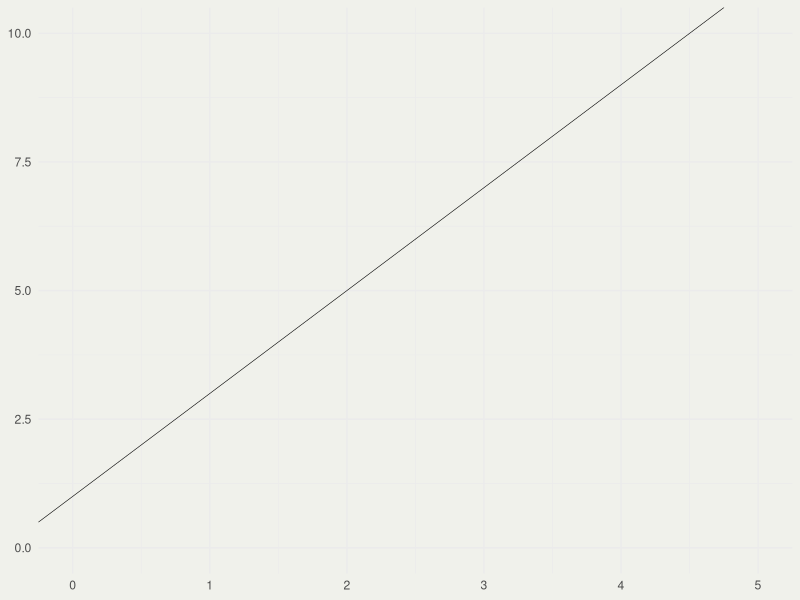
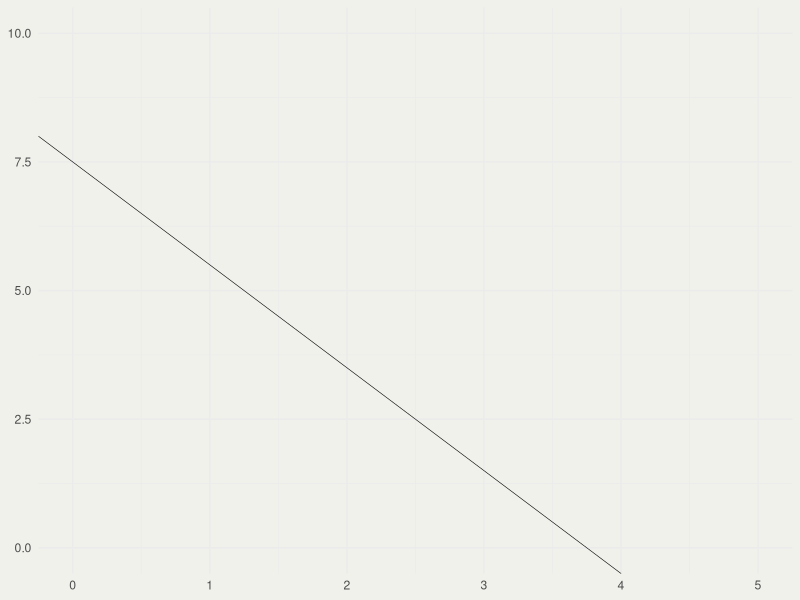
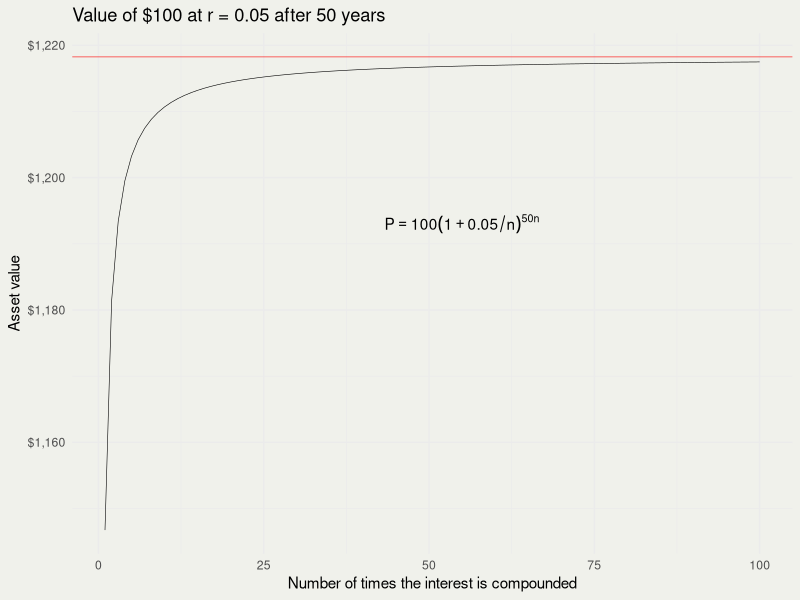
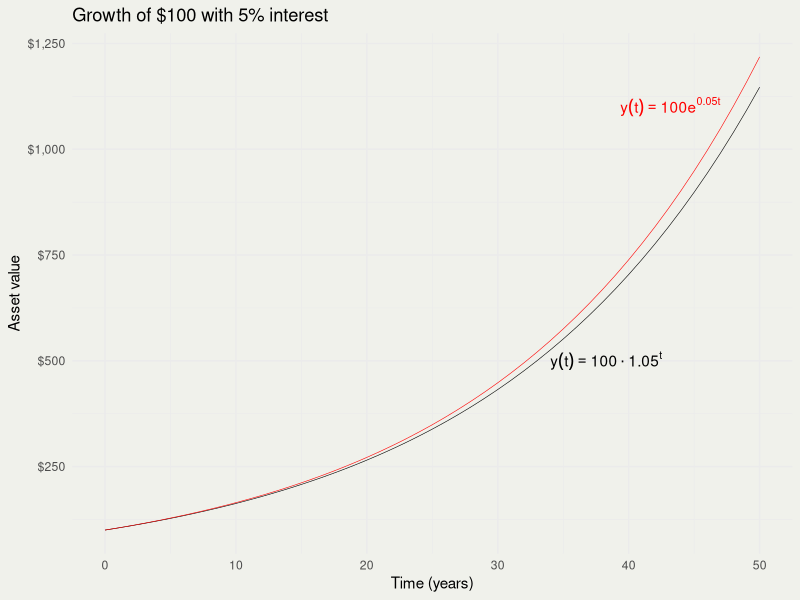
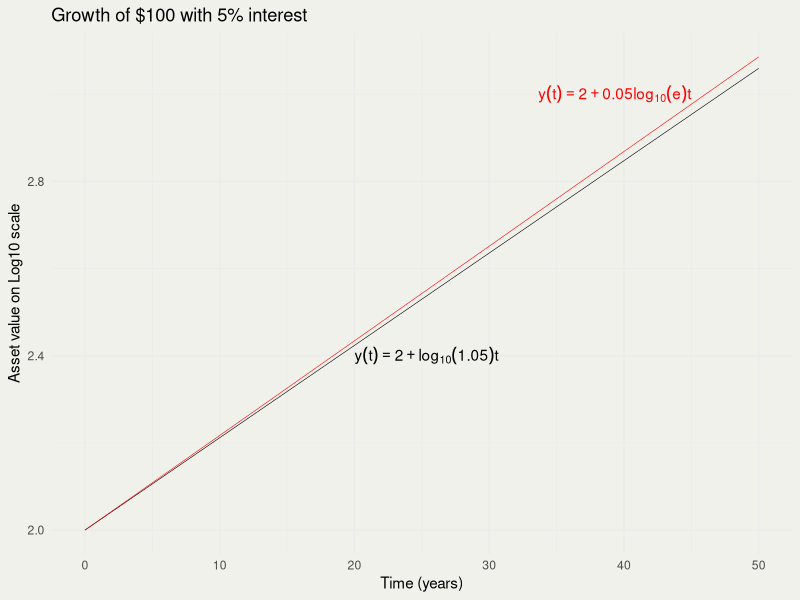
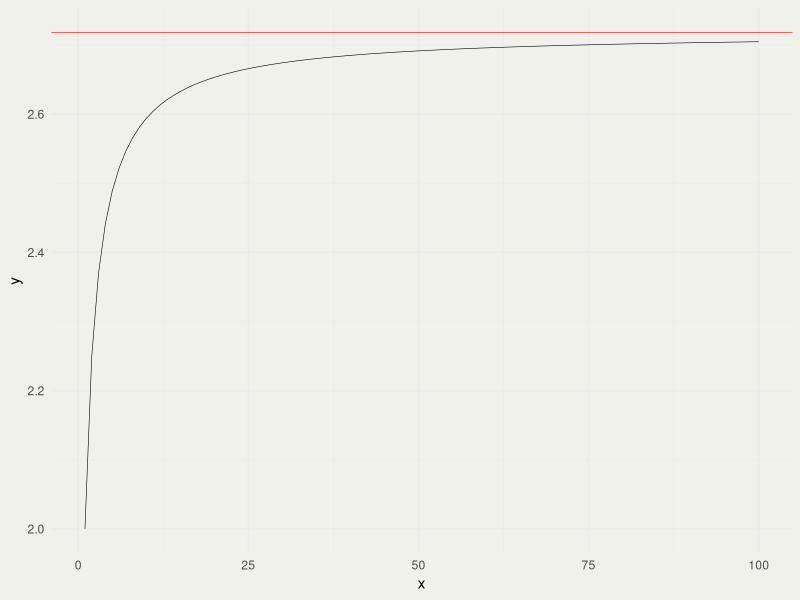
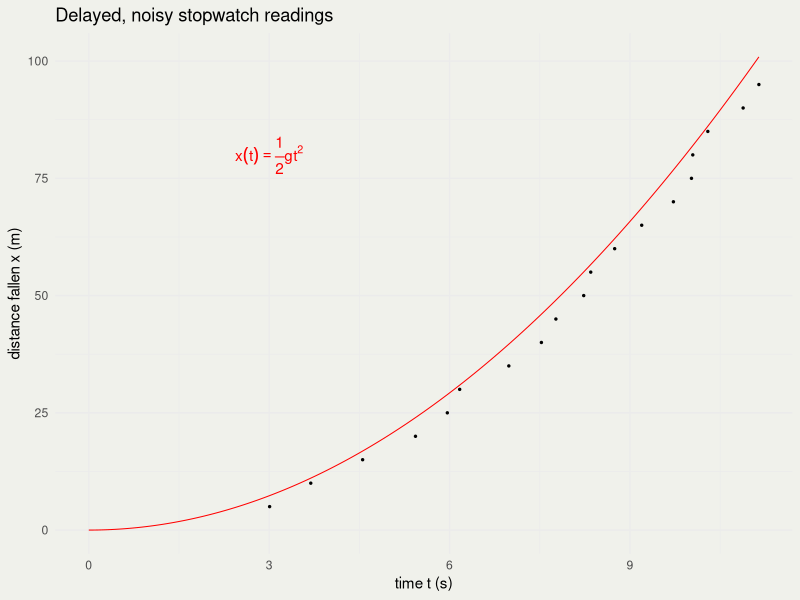
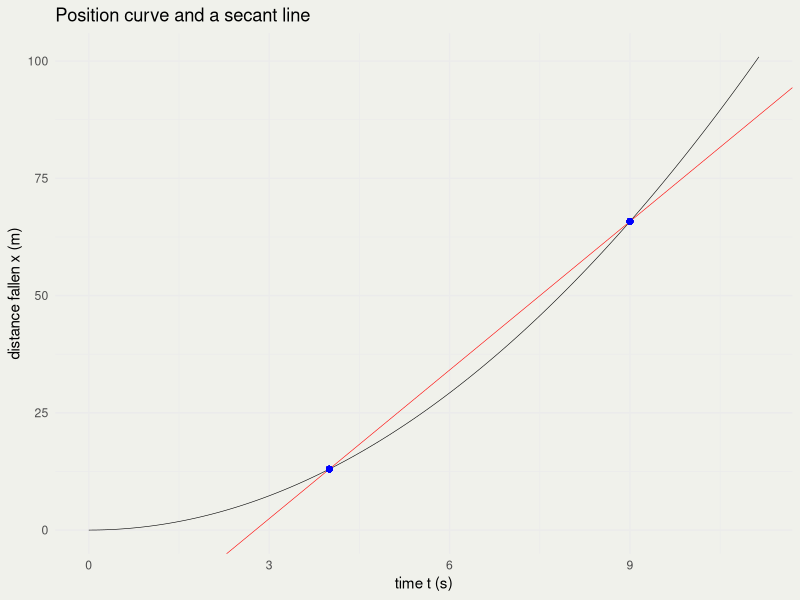

The R source for these figures, in order:
## ---- chunk 1
#| fig-width: 3
#| fig-height: 3
library(ggplot2)
thm <-
  theme_minimal() + theme(
    panel.background = element_rect(fill = "#f0f1eb", color = "#f0f1eb"),
    plot.background = element_rect(fill = "#f0f1eb", color = "#f0f1eb")
  )
theme_set(thm)

p <- ggplot() + xlim(0, 5) + ylim(0, 10)
p + geom_abline(slope = 2, intercept = 1, linewidth = 0.2)
## ---- chunk 2
#| fig-width: 3
#| fig-height: 3

p <- ggplot() + xlim(0, 5) + ylim(0, 10)
p + geom_abline(slope = -2, intercept = 7.5, linewidth = 0.2)
## ---- chunk 3
#| fig-width: 6
#| fig-height: 5
#| fig-align: center

rate <- 0.05
P <- 100
n_comp <- 1:100

Pn <- function(n, A, r, t) A * (1 + r/n)^(t*n)
Pe <- function(A, r, t) A * exp(r * t)

pn <- Pn(n = n_comp, A = P, r = rate, t = 50)
pe <- Pe(A = P, r = rate, t = 50)

d <- data.frame(n_comp, pn)
p <- ggplot(d, aes(n_comp, pn))
p + geom_line(linewidth = 0.2) +
  geom_hline(yintercept = pe, color = 'red', linewidth = 0.2) +
  xlab("Number of times the interest is compounded") +
  ylab("Asset value") +
  ggtitle("Value of $100 at r = 0.05 after 50 years") +
  scale_y_continuous(labels = scales::dollar_format()) +
  annotate("text", 55, 1193,
           label = "P == 100 (1 + 0.05/n)^{50*n}", parse = TRUE)
#  annotate("text",  50, 1200,
#           label = "y(t) == 100 * e ^ {50*r}", parse = TRUE, color = 'red')
## ---- chunk 4
#| fig-width: 4.5
#| fig-height: 4.5
#| fig-align: center

time <- 0:50
p1 <- Pn(n = 1, A = P, r = rate, t = time)
pe <- Pe(A = P, r = rate, t = time)

p <- ggplot(data.frame(time, p1, pe), aes(time, p1))
p + geom_line(linewidth = 0.2) +
  geom_line(aes(y = pe), linewidth = 0.2, color = 'red') +
  scale_y_continuous(labels = scales::dollar_format()) +
  xlab("Time (years)") + ylab("Asset value") +
  ggtitle("Growth of $100 with 5% interest") +
  annotate("text", 34, 5e2,
           label = "y(t) == 100 %.% 1.05^t", parse = TRUE, hjust = 0) +
  annotate("text", 47, 11e2,
           label = "y(t) == 100 * e^{0.05*t}", parse = TRUE,
           color = 'red', hjust = 1)
## ---- chunk 5
#| fig-width: 4.5
#| fig-height: 4.5
#| fig-align: center

p <- ggplot(data.frame(time, p1 = log10(p1), pe = log10(pe)), aes(time, p1))
p + geom_line(linewidth = 0.2) +
  geom_line(aes(y = pe), linewidth = 0.2, color = 'red') +
  xlab("Time (years)") + ylab("Asset value on Log10 scale") +
  ggtitle("Growth of $100 with 5% interest") +
  annotate("text", 20, 2.4,
           label = "y(t) == 2 + log[10](1.05) * t",
           parse = TRUE, hjust = 0) +
  annotate("text", 45, 3,
           label = "y(t) == 2 + 0.05 * log[10](e) * t",
           parse = TRUE, color = 'red', hjust = 1)
## ---- chunk 6
#| fig-width: 5
#| fig-height: 3
#| fig-align: center
f <- function(m) (1 + 1/m)^m
x <- 1:100
y <- f(x)
p <- ggplot(data.frame(x, y), aes(x, y))
p + geom_line(linewidth = 0.2) +
  geom_hline(yintercept = exp(1), color = 'red', linewidth = 0.2)
## ---- chunk 7
#| echo: true
2^7 * 2^8 == 2^(7 + 8)
## ---- chunk 8
#| echo: true
2^7 / 2^8 == 2^(7 - 8)
## ---- chunk 9
#| echo: true
(2^7)^8 == 2^(7*8)
## ---- chunk 10
#| echo: true
(2*3)^7 == 2^7 * 3^7
## ---- chunk 11
#| echo: true
isTRUE(all.equal(2^4 / 3^4, (2/3)^4))
## ---- chunk 12
#| echo: true
softmax_unsafe <- function(x) exp(x) / sum(exp(x))

y_small <- 1:3
softmax_unsafe(y_small)

y_large <- c(1e3, 1e3 + 1, 1e3 + 2)
exp(y_large)
softmax_unsafe(y_large)
## ---- chunk 13
#| echo: true
LSE <- function(x) {
  m <- max(x)
  m + log(sum(exp(x - m)))
}

log_softmax <- function(x) x - LSE(x)
softmax <- function(x) exp(log_softmax(x))

softmax(y_small)
softmax(y_large)
sum(softmax(y_large))
## ---- chunk 14
#| fig-width: 4.8
#| fig-height: 4
#| fig-align: center

g_ref <- 1.625                      # accepted gravity on Earth's Moon, m/s^2
timing_delay <- 0.30                # seconds
timing_sd <- 0.16                   # seconds

x_marks <- seq(5, 95, by = 5)
t_true <- sqrt(2 * x_marks / g_ref)

set.seed(2003)
d <- data.frame(
  t = t_true + timing_delay + rnorm(length(x_marks), sd = timing_sd),
  x = x_marks
)

tt <- seq(0, max(d$t), length.out = 200)
sol <- data.frame(t = tt, x = 0.5 * g_ref * tt^2)

p <- ggplot(d, aes(t, x)) +
  geom_line(data = sol, color = 'red', linewidth = 0.35) +
  geom_point(size = 0.5) +
  annotate("text", 3, 80, label = "x(t) == frac(1, 2) * g * t^2",
           parse = TRUE, color = 'red') +
  xlab("time t (s)") + ylab("distance fallen x (m)") +
  ggtitle("Delayed, noisy stopwatch readings")
p
## ---- chunk 15
#| fig-width: 4.5
#| fig-height: 3.6
#| fig-align: center
#| echo: true
#| output-location: column
t1 <- 4; t2 <- 9
x1 <- 0.5 * g_ref * t1^2
x2 <- 0.5 * g_ref * t2^2

# avg velocity = ½ g (t1 + t2)
slope <- (x2 - x1) / (t2 - t1)
ggplot(sol, aes(t, x)) +
  geom_line(linewidth = 0.2) +
  geom_abline(slope = slope,
    intercept = x1 - slope * t1,
    color = 'red', linewidth = 0.2) +
  geom_point(aes(x = t1, y = x1), color = 'blue') +
  geom_point(aes(x = t2, y = x2), color = 'blue') +
  xlab("time t (s)") +
  ylab("distance fallen x (m)") +
  ggtitle("Position curve and a secant line")
## ---- chunk 16
#| fig-width: 5
#| fig-height: 4
#| fig-align: center
#| echo: true

library(ggplot2)
library(dplyr)
n <- 100
t <- seq(0, pi, length.out = n)
x <- sin(t) * cos(t)
dxdt <- cos(t)^2 - sin(t)^2

d <- tibble(t, x, dxdt)
p <- ggplot(d, aes(t, x))
p + geom_line() + geom_line(aes(y = dxdt), color = "red")

# approximate the derivative on each interval and align it to the midpoint
appr <- tibble(
  t = (t[-1] + t[-n]) / 2,
  appr_dxdt = diff(x) / diff(t)
)

p + geom_line(aes(y = dxdt), color = "red") +
  geom_line(
    data = appr, aes(t, appr_dxdt),
    color = "blue", linewidth = 5, alpha = 1/5
  )
